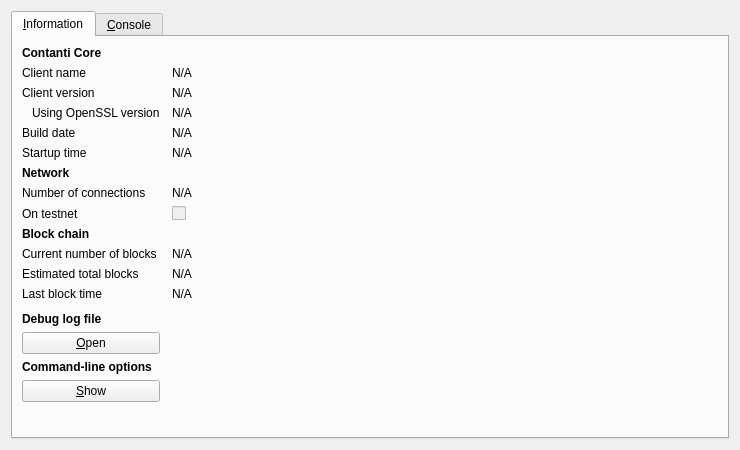
<?xml version="1.0" encoding="UTF-8"?>
<ui version="4.0">
 <class>RPCConsole</class>
 <widget class="QDialog" name="RPCConsole">
  <property name="geometry">
   <rect>
    <x>0</x>
    <y>0</y>
    <width>740</width>
    <height>450</height>
   </rect>
  </property>
  <property name="windowTitle">
   <string>Contanti - Debug window</string>
  </property>
  <layout class="QVBoxLayout" name="verticalLayout_2">
   <item>
    <widget class="QTabWidget" name="tabWidget">
     <property name="currentIndex">
      <number>0</number>
     </property>
     <widget class="QWidget" name="tab_info">
      <attribute name="title">
       <string>&amp;Information</string>
      </attribute>
      <layout class="QGridLayout" name="gridLayout" columnstretch="0,1">
       <property name="horizontalSpacing">
        <number>12</number>
       </property>
       <item row="0" column="0">
        <widget class="QLabel" name="label_9">
         <property name="font">
          <font>
           <weight>75</weight>
           <bold>true</bold>
          </font>
         </property>
         <property name="text">
          <string>Contanti Core</string>
         </property>
        </widget>
       </item>
       <item row="1" column="0">
        <widget class="QLabel" name="label_5">
         <property name="text">
          <string>Client name</string>
         </property>
        </widget>
       </item>
       <item row="1" column="1">
        <widget class="QLabel" name="clientName">
         <property name="cursor">
          <cursorShape>IBeamCursor</cursorShape>
         </property>
         <property name="text">
          <string>N/A</string>
         </property>
         <property name="textFormat">
          <enum>Qt::PlainText</enum>
         </property>
         <property name="textInteractionFlags">
          <set>Qt::LinksAccessibleByMouse|Qt::TextSelectableByKeyboard|Qt::TextSelectableByMouse</set>
         </property>
        </widget>
       </item>
       <item row="2" column="0">
        <widget class="QLabel" name="label_6">
         <property name="text">
          <string>Client version</string>
         </property>
        </widget>
       </item>
       <item row="2" column="1">
        <widget class="QLabel" name="clientVersion">
         <property name="cursor">
          <cursorShape>IBeamCursor</cursorShape>
         </property>
         <property name="text">
          <string>N/A</string>
         </property>
         <property name="textFormat">
          <enum>Qt::PlainText</enum>
         </property>
         <property name="textInteractionFlags">
          <set>Qt::LinksAccessibleByMouse|Qt::TextSelectableByKeyboard|Qt::TextSelectableByMouse</set>
         </property>
        </widget>
       </item>
       <item row="3" column="0">
        <widget class="QLabel" name="label_14">
         <property name="text">
          <string>Using OpenSSL version</string>
         </property>
         <property name="indent">
          <number>10</number>
         </property>
        </widget>
       </item>
       <item row="3" column="1">
        <widget class="QLabel" name="openSSLVersion">
         <property name="cursor">
          <cursorShape>IBeamCursor</cursorShape>
         </property>
         <property name="text">
          <string>N/A</string>
         </property>
         <property name="textFormat">
          <enum>Qt::PlainText</enum>
         </property>
         <property name="textInteractionFlags">
          <set>Qt::LinksAccessibleByMouse|Qt::TextSelectableByKeyboard|Qt::TextSelectableByMouse</set>
         </property>
        </widget>
       </item>
       <item row="4" column="0">
        <widget class="QLabel" name="label_12">
         <property name="text">
          <string>Build date</string>
         </property>
        </widget>
       </item>
       <item row="4" column="1">
        <widget class="QLabel" name="buildDate">
         <property name="cursor">
          <cursorShape>IBeamCursor</cursorShape>
         </property>
         <property name="text">
          <string>N/A</string>
         </property>
         <property name="textFormat">
          <enum>Qt::PlainText</enum>
         </property>
         <property name="textInteractionFlags">
          <set>Qt::LinksAccessibleByMouse|Qt::TextSelectableByKeyboard|Qt::TextSelectableByMouse</set>
         </property>
        </widget>
       </item>
       <item row="5" column="0">
        <widget class="QLabel" name="label_13">
         <property name="text">
          <string>Startup time</string>
         </property>
        </widget>
       </item>
       <item row="5" column="1">
        <widget class="QLabel" name="startupTime">
         <property name="cursor">
          <cursorShape>IBeamCursor</cursorShape>
         </property>
         <property name="text">
          <string>N/A</string>
         </property>
         <property name="textFormat">
          <enum>Qt::PlainText</enum>
         </property>
         <property name="textInteractionFlags">
          <set>Qt::LinksAccessibleByMouse|Qt::TextSelectableByKeyboard|Qt::TextSelectableByMouse</set>
         </property>
        </widget>
       </item>
       <item row="6" column="0">
        <widget class="QLabel" name="label_11">
         <property name="font">
          <font>
           <weight>75</weight>
           <bold>true</bold>
          </font>
         </property>
         <property name="text">
          <string>Network</string>
         </property>
        </widget>
       </item>
       <item row="7" column="0">
        <widget class="QLabel" name="label_7">
         <property name="text">
          <string>Number of connections</string>
         </property>
        </widget>
       </item>
       <item row="7" column="1">
        <widget class="QLabel" name="numberOfConnections">
         <property name="cursor">
          <cursorShape>IBeamCursor</cursorShape>
         </property>
         <property name="text">
          <string>N/A</string>
         </property>
         <property name="textFormat">
          <enum>Qt::PlainText</enum>
         </property>
         <property name="textInteractionFlags">
          <set>Qt::LinksAccessibleByMouse|Qt::TextSelectableByKeyboard|Qt::TextSelectableByMouse</set>
         </property>
        </widget>
       </item>
       <item row="8" column="0">
        <widget class="QLabel" name="label_8">
         <property name="text">
          <string>On testnet</string>
         </property>
        </widget>
       </item>
       <item row="8" column="1">
        <widget class="QCheckBox" name="isTestNet">
         <property name="enabled">
          <bool>false</bool>
         </property>
         <property name="text">
          <string/>
         </property>
        </widget>
       </item>
       <item row="9" column="0">
        <widget class="QLabel" name="label_10">
         <property name="font">
          <font>
           <weight>75</weight>
           <bold>true</bold>
          </font>
         </property>
         <property name="text">
          <string>Block chain</string>
         </property>
        </widget>
       </item>
       <item row="10" column="0">
        <widget class="QLabel" name="label_3">
         <property name="text">
          <string>Current number of blocks</string>
         </property>
        </widget>
       </item>
       <item row="10" column="1">
        <widget class="QLabel" name="numberOfBlocks">
         <property name="cursor">
          <cursorShape>IBeamCursor</cursorShape>
         </property>
         <property name="text">
          <string>N/A</string>
         </property>
         <property name="textFormat">
          <enum>Qt::PlainText</enum>
         </property>
         <property name="textInteractionFlags">
          <set>Qt::LinksAccessibleByMouse|Qt::TextSelectableByKeyboard|Qt::TextSelectableByMouse</set>
         </property>
        </widget>
       </item>
       <item row="11" column="0">
        <widget class="QLabel" name="label_4">
         <property name="text">
          <string>Estimated total blocks</string>
         </property>
        </widget>
       </item>
       <item row="11" column="1">
        <widget class="QLabel" name="totalBlocks">
         <property name="cursor">
          <cursorShape>IBeamCursor</cursorShape>
         </property>
         <property name="text">
          <string>N/A</string>
         </property>
         <property name="textFormat">
          <enum>Qt::PlainText</enum>
         </property>
         <property name="textInteractionFlags">
          <set>Qt::LinksAccessibleByMouse|Qt::TextSelectableByKeyboard|Qt::TextSelectableByMouse</set>
         </property>
        </widget>
       </item>
       <item row="12" column="0">
        <widget class="QLabel" name="label_2">
         <property name="text">
          <string>Last block time</string>
         </property>
        </widget>
       </item>
       <item row="12" column="1">
        <widget class="QLabel" name="lastBlockTime">
         <property name="cursor">
          <cursorShape>IBeamCursor</cursorShape>
         </property>
         <property name="text">
          <string>N/A</string>
         </property>
         <property name="textFormat">
          <enum>Qt::PlainText</enum>
         </property>
         <property name="textInteractionFlags">
          <set>Qt::LinksAccessibleByMouse|Qt::TextSelectableByKeyboard|Qt::TextSelectableByMouse</set>
         </property>
        </widget>
       </item>
       <item row="13" column="0">
        <spacer name="verticalSpacer_2">
         <property name="orientation">
          <enum>Qt::Vertical</enum>
         </property>
         <property name="sizeHint" stdset="0">
          <size>
           <width>20</width>
           <height>20</height>
          </size>
         </property>
        </spacer>
       </item>
       <item row="14" column="0">
        <widget class="QLabel" name="labelDebugLogfile">
         <property name="font">
          <font>
           <weight>75</weight>
           <bold>true</bold>
          </font>
         </property>
         <property name="text">
          <string>Debug log file</string>
         </property>
        </widget>
       </item>
       <item row="15" column="0">
        <widget class="QPushButton" name="openDebugLogfileButton">
         <property name="toolTip">
          <string>Open the Contanti debug log file from the current data directory. This can take a few seconds for large log files.</string>
         </property>
         <property name="text">
          <string>&amp;Open</string>
         </property>
         <property name="autoDefault">
          <bool>false</bool>
         </property>
        </widget>
       </item>
       <item row="16" column="0">
        <widget class="QLabel" name="labelCLOptions">
         <property name="font">
          <font>
           <weight>75</weight>
           <bold>true</bold>
          </font>
         </property>
         <property name="text">
          <string>Command-line options</string>
         </property>
        </widget>
       </item>
       <item row="17" column="0">
        <widget class="QPushButton" name="showCLOptionsButton">
         <property name="toolTip">
          <string>Show the Contanti-Qt help message to get a list with possible Contanti command-line options.</string>
         </property>
         <property name="text">
          <string>&amp;Show</string>
         </property>
         <property name="autoDefault">
          <bool>false</bool>
         </property>
        </widget>
       </item>
       <item row="18" column="0">
        <spacer name="verticalSpacer">
         <property name="orientation">
          <enum>Qt::Vertical</enum>
         </property>
         <property name="sizeHint" stdset="0">
          <size>
           <width>20</width>
           <height>40</height>
          </size>
         </property>
        </spacer>
       </item>
      </layout>
     </widget>
     <widget class="QWidget" name="tab_console">
      <attribute name="title">
       <string>&amp;Console</string>
      </attribute>
      <layout class="QVBoxLayout" name="verticalLayout_3">
       <property name="spacing">
        <number>3</number>
       </property>
       <item>
        <widget class="QTextEdit" name="messagesWidget">
         <property name="minimumSize">
          <size>
           <width>0</width>
           <height>100</height>
          </size>
         </property>
         <property name="readOnly">
          <bool>true</bool>
         </property>
         <property name="tabKeyNavigation" stdset="0">
          <bool>false</bool>
         </property>
         <property name="columnCount" stdset="0">
          <number>2</number>
         </property>
        </widget>
       </item>
       <item>
        <layout class="QHBoxLayout" name="horizontalLayout">
         <property name="spacing">
          <number>3</number>
         </property>
         <item>
          <widget class="QLabel" name="label">
           <property name="text">
            <string notr="true">&gt;</string>
           </property>
          </widget>
         </item>
         <item>
          <widget class="QLineEdit" name="lineEdit"/>
         </item>
         <item>
          <widget class="QPushButton" name="clearButton">
           <property name="maximumSize">
            <size>
             <width>24</width>
             <height>24</height>
            </size>
           </property>
           <property name="toolTip">
            <string>Clear console</string>
           </property>
           <property name="text">
            <string/>
           </property>
           <property name="icon">
            <iconset resource="../bitcoin.qrc">
             <normaloff>:/icons/remove</normaloff>:/icons/remove</iconset>
           </property>
           <property name="shortcut">
            <string notr="true">Ctrl+L</string>
           </property>
           <property name="autoDefault">
            <bool>false</bool>
           </property>
          </widget>
         </item>
        </layout>
       </item>
      </layout>
     </widget>
    </widget>
   </item>
  </layout>
 </widget>
 <resources>
  <include location="../bitcoin.qrc"/>
 </resources>
 <connections/>
</ui>
